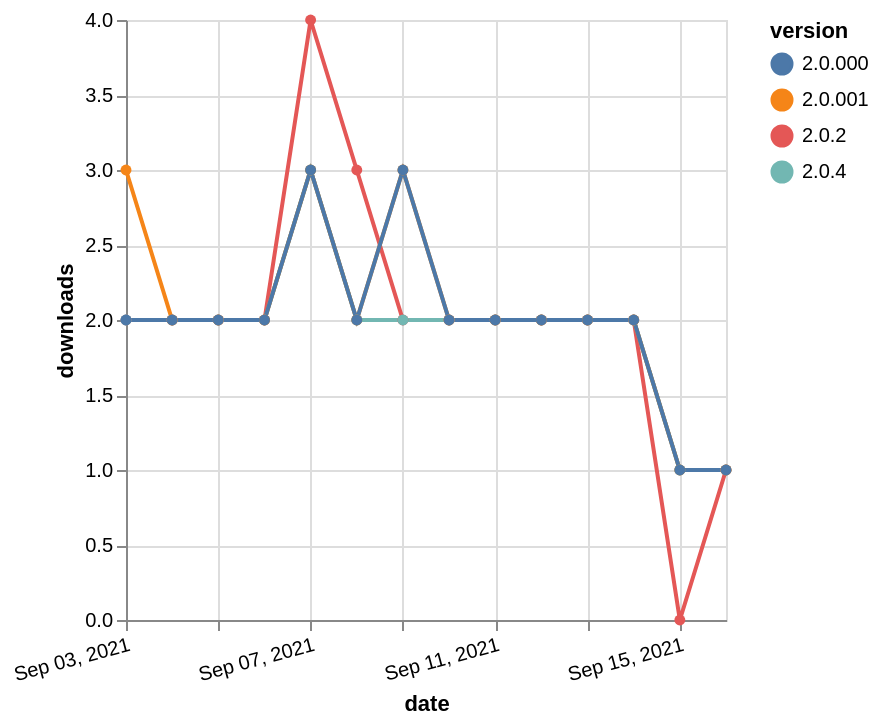

Here is the Vega-Lite specification saved for this chart:
### Vega-Lite specification from a JSON file in a GitHub repository (floating-point values rounded to 4 significant figures)
{"$schema": "https://vega.github.io/schema/vega-lite/v5.json", "description": "A simple bar chart with embedded data.", "data": {"values": [{"date": "2021-09-03", "total": 482, "delta": 2, "version": "2.0.2"}, {"date": "2021-09-04", "total": 484, "delta": 2, "version": "2.0.2"}, {"date": "2021-09-05", "total": 486, "delta": 2, "version": "2.0.2"}, {"date": "2021-09-06", "total": 488, "delta": 2, "version": "2.0.2"}, {"date": "2021-09-07", "total": 492, "delta": 4, "version": "2.0.2"}, {"date": "2021-09-08", "total": 495, "delta": 3, "version": "2.0.2"}, {"date": "2021-09-09", "total": 497, "delta": 2, "version": "2.0.2"}, {"date": "2021-09-10", "total": 499, "delta": 2, "version": "2.0.2"}, {"date": "2021-09-11", "total": 501, "delta": 2, "version": "2.0.2"}, {"date": "2021-09-12", "total": 503, "delta": 2, "version": "2.0.2"}, {"date": "2021-09-13", "total": 505, "delta": 2, "version": "2.0.2"}, {"date": "2021-09-14", "total": 507, "delta": 2, "version": "2.0.2"}, {"date": "2021-09-15", "total": 507, "delta": 0, "version": "2.0.2"}, {"date": "2021-09-16", "total": 508, "delta": 1, "version": "2.0.2"}, {"date": "2021-09-03", "total": 302, "delta": 2, "version": "2.0.4"}, {"date": "2021-09-04", "total": 304, "delta": 2, "version": "2.0.4"}, {"date": "2021-09-05", "total": 306, "delta": 2, "version": "2.0.4"}, {"date": "2021-09-06", "total": 308, "delta": 2, "version": "2.0.4"}, {"date": "2021-09-07", "total": 311, "delta": 3, "version": "2.0.4"}, {"date": "2021-09-08", "total": 313, "delta": 2, "version": "2.0.4"}, {"date": "2021-09-09", "total": 315, "delta": 2, "version": "2.0.4"}, {"date": "2021-09-10", "total": 317, "delta": 2, "version": "2.0.4"}, {"date": "2021-09-11", "total": 319, "delta": 2, "version": "2.0.4"}, {"date": "2021-09-12", "total": 321, "delta": 2, "version": "2.0.4"}, {"date": "2021-09-13", "total": 323, "delta": 2, "version": "2.0.4"}, {"date": "2021-09-14", "total": 325, "delta": 2, "version": "2.0.4"}, {"date": "2021-09-15", "total": 326, "delta": 1, "version": "2.0.4"}, {"date": "2021-09-16", "total": 327, "delta": 1, "version": "2.0.4"}, {"date": "2021-09-03", "total": 478, "delta": 3, "version": "2.0.001"}, {"date": "2021-09-04", "total": 480, "delta": 2, "version": "2.0.001"}, {"date": "2021-09-05", "total": 482, "delta": 2, "version": "2.0.001"}, {"date": "2021-09-06", "total": 484, "delta": 2, "version": "2.0.001"}, {"date": "2021-09-07", "total": 487, "delta": 3, "version": "2.0.001"}, {"date": "2021-09-08", "total": 489, "delta": 2, "version": "2.0.001"}, {"date": "2021-09-09", "total": 492, "delta": 3, "version": "2.0.001"}, {"date": "2021-09-10", "total": 494, "delta": 2, "version": "2.0.001"}, {"date": "2021-09-11", "total": 496, "delta": 2, "version": "2.0.001"}, {"date": "2021-09-12", "total": 498, "delta": 2, "version": "2.0.001"}, {"date": "2021-09-13", "total": 500, "delta": 2, "version": "2.0.001"}, {"date": "2021-09-14", "total": 502, "delta": 2, "version": "2.0.001"}, {"date": "2021-09-15", "total": 503, "delta": 1, "version": "2.0.001"}, {"date": "2021-09-16", "total": 504, "delta": 1, "version": "2.0.001"}, {"date": "2021-09-03", "total": 478, "delta": 2, "version": "2.0.000"}, {"date": "2021-09-04", "total": 480, "delta": 2, "version": "2.0.000"}, {"date": "2021-09-05", "total": 482, "delta": 2, "version": "2.0.000"}, {"date": "2021-09-06", "total": 484, "delta": 2, "version": "2.0.000"}, {"date": "2021-09-07", "total": 487, "delta": 3, "version": "2.0.000"}, {"date": "2021-09-08", "total": 489, "delta": 2, "version": "2.0.000"}, {"date": "2021-09-09", "total": 492, "delta": 3, "version": "2.0.000"}, {"date": "2021-09-10", "total": 494, "delta": 2, "version": "2.0.000"}, {"date": "2021-09-11", "total": 496, "delta": 2, "version": "2.0.000"}, {"date": "2021-09-12", "total": 498, "delta": 2, "version": "2.0.000"}, {"date": "2021-09-13", "total": 500, "delta": 2, "version": "2.0.000"}, {"date": "2021-09-14", "total": 502, "delta": 2, "version": "2.0.000"}, {"date": "2021-09-15", "total": 503, "delta": 1, "version": "2.0.000"}, {"date": "2021-09-16", "total": 504, "delta": 1, "version": "2.0.000"}]}, "width": "container", "mark": {"type": "line", "point": {"filled": true}}, "encoding": {"x": {"field": "date", "type": "temporal", "timeUnit": "yearmonthdate", "title": "date", "axis": {"labelAngle": -15}}, "y": {"field": "delta", "type": "quantitative", "title": "downloads"}, "color": {"field": "version", "type": "nominal"}, "tooltip": {"field": "delta"}}}
